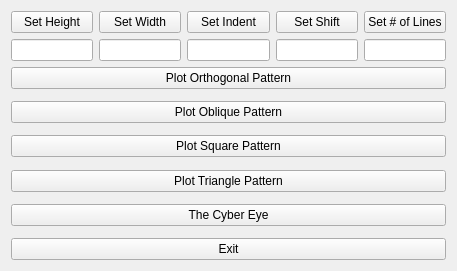
<?xml version="1.0" encoding="UTF-8"?>
<ui version="4.0">
 <class>Form</class>
 <widget class="QWidget" name="Form">
  <property name="geometry">
   <rect>
    <x>0</x>
    <y>0</y>
    <width>457</width>
    <height>271</height>
   </rect>
  </property>
  <property name="windowTitle">
   <string>Linear Pattern Generator</string>
  </property>
  <layout class="QHBoxLayout" name="horizontalLayout">
   <item>
    <layout class="QVBoxLayout" name="verticalLayout">
     <item>
      <layout class="QHBoxLayout" name="horizontalLayout_2">
       <item>
        <layout class="QVBoxLayout" name="verticalLayout_2">
         <item>
          <widget class="QPushButton" name="btn_height">
           <property name="text">
            <string>Set Height</string>
           </property>
          </widget>
         </item>
         <item>
          <widget class="QLineEdit" name="edit_height">
           <property name="text">
            <string/>
           </property>
          </widget>
         </item>
        </layout>
       </item>
       <item>
        <layout class="QVBoxLayout" name="verticalLayout_3">
         <item>
          <widget class="QPushButton" name="btn_width">
           <property name="text">
            <string>Set Width</string>
           </property>
          </widget>
         </item>
         <item>
          <widget class="QLineEdit" name="edit_width"/>
         </item>
        </layout>
       </item>
       <item>
        <layout class="QVBoxLayout" name="verticalLayout_6">
         <item>
          <widget class="QPushButton" name="btn_indent">
           <property name="text">
            <string>Set Indent</string>
           </property>
          </widget>
         </item>
         <item>
          <widget class="QLineEdit" name="edit_indent"/>
         </item>
        </layout>
       </item>
       <item>
        <layout class="QVBoxLayout" name="verticalLayout_5">
         <item>
          <widget class="QPushButton" name="btn_shift">
           <property name="text">
            <string>Set Shift</string>
           </property>
          </widget>
         </item>
         <item>
          <widget class="QLineEdit" name="edit_shift"/>
         </item>
        </layout>
       </item>
       <item>
        <layout class="QVBoxLayout" name="verticalLayout_4">
         <item>
          <widget class="QPushButton" name="btn_n_lines">
           <property name="text">
            <string>Set # of Lines</string>
           </property>
          </widget>
         </item>
         <item>
          <widget class="QLineEdit" name="edit_n_lines"/>
         </item>
        </layout>
       </item>
      </layout>
     </item>
     <item>
      <layout class="QHBoxLayout" name="horizontalLayout_3"/>
     </item>
     <item>
      <widget class="QPushButton" name="btn_orthogonal_pattern">
       <property name="text">
        <string>Plot Orthogonal Pattern</string>
       </property>
      </widget>
     </item>
     <item>
      <spacer name="verticalSpacer_2">
       <property name="orientation">
        <enum>Qt::Vertical</enum>
       </property>
       <property name="sizeHint" stdset="0">
        <size>
         <width>20</width>
         <height>40</height>
        </size>
       </property>
      </spacer>
     </item>
     <item>
      <widget class="QPushButton" name="btn_oblique_pattern">
       <property name="text">
        <string>Plot Oblique Pattern</string>
       </property>
      </widget>
     </item>
     <item>
      <spacer name="verticalSpacer_3">
       <property name="orientation">
        <enum>Qt::Vertical</enum>
       </property>
       <property name="sizeHint" stdset="0">
        <size>
         <width>20</width>
         <height>40</height>
        </size>
       </property>
      </spacer>
     </item>
     <item>
      <widget class="QPushButton" name="btn_square">
       <property name="text">
        <string>Plot Square Pattern</string>
       </property>
      </widget>
     </item>
     <item>
      <spacer name="verticalSpacer_5">
       <property name="orientation">
        <enum>Qt::Vertical</enum>
       </property>
       <property name="sizeHint" stdset="0">
        <size>
         <width>20</width>
         <height>40</height>
        </size>
       </property>
      </spacer>
     </item>
     <item>
      <widget class="QPushButton" name="btn_triangle">
       <property name="text">
        <string>Plot Triangle Pattern</string>
       </property>
      </widget>
     </item>
     <item>
      <spacer name="verticalSpacer_6">
       <property name="orientation">
        <enum>Qt::Vertical</enum>
       </property>
       <property name="sizeHint" stdset="0">
        <size>
         <width>20</width>
         <height>40</height>
        </size>
       </property>
      </spacer>
     </item>
     <item>
      <widget class="QPushButton" name="btn_cyberEye">
       <property name="text">
        <string>The Cyber Eye</string>
       </property>
      </widget>
     </item>
     <item>
      <spacer name="verticalSpacer">
       <property name="orientation">
        <enum>Qt::Vertical</enum>
       </property>
       <property name="sizeHint" stdset="0">
        <size>
         <width>20</width>
         <height>40</height>
        </size>
       </property>
      </spacer>
     </item>
     <item>
      <widget class="QPushButton" name="btn_exit">
       <property name="text">
        <string>Exit</string>
       </property>
      </widget>
     </item>
    </layout>
   </item>
  </layout>
 </widget>
 <resources/>
 <connections/>
</ui>
